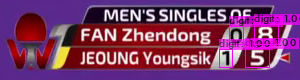
#> input picture DigitsDetection/predictions.jpg, 300 x 80 px; its folder holds only this picture in this run
$ python -i scoreboardOCR.py   (imports and definitions only)
#> lines starting #> are read from the running program, lines starting #| are printed output that depends on the picture; after the words box and inside, x2 and y2 are one past the last pixel; in counts of white or black regions, pixels touching at a corner belong together
import cv2
import os
import numpy as np
import random
import pytesseract
pytesseract.pytesseract.tesseract_cmd = 'C:\\Program Files\\Tesseract-OCR\\tesseract.exe'
from multiprocessing import Pool

def scoreImgOCR(image):
    scoreImg = image
    if scoreImg.size == 0:
        return ''
    ### Threshold Preprocessing
    scoreImg, = thresholdPreprocess([scoreImg])

    ### get Each Digit ROI
    ROIs = getDigitsROI(scoreImg)
    ### OCR
    return getPredictText(ROIs)

def scoreboardOCR(scoreboardImg, cropData):
    ### Get Score Position by Format
    scoreImgs = getScoreImgs(scoreboardImg, cropData)
    # [4 lines of commented-out code are left out]
    with Pool(4) as p:
        return p.map(scoreImgOCR, scoreImgs)

def getScoreImgs(scoreboardImg, cropData):
    scoreImgs = []
    for idx, data in enumerate(cropData):
        # x, y, w, h = data
        # scoreImgs.append(scoreboardImg[y:y+h, x:x+w].copy())
        x1, y1, x2, y2 = data
        scoreImgs.append(scoreboardImg[y1:y2, x1:x2].copy())
    return scoreImgs

def thresholdPreprocess(images):
    for idx, image in enumerate(images):

        ### cvtColor to gray
        images[idx] = cv2.cvtColor(images[idx], cv2.COLOR_BGR2GRAY)

        ### threshold
        _, images[idx] = cv2.threshold(images[idx], 0, 255, cv2.THRESH_OTSU)

        ### convert to black background white word
        count_white = np.sum(images[idx] > 0)
        count_black = np.sum(images[idx] == 0)
        if count_white > count_black:
            images[idx] = 255 - images[idx]
    return images

def getDigitsROI(image):
    ImgH, ImgW = image.shape
    totalArea = ImgH*ImgW
    retval, labels, stats, centroids = cv2.connectedComponentsWithStats(image, connectivity=4)

    ROIs = []
    xPos = []
    for idx, statistic in enumerate(stats):
        areaProportion = round(100*statistic[4]/totalArea, 2)
        if areaProportion > 5.0 and areaProportion < 50.0:
            x, y, w, h = statistic[0:4]
            ROI = image[y:y+h,x:x+w].copy()

            ### ROI resize
            parameter = 32/h
            ROI = cv2.resize(ROI, (int(w*parameter), int(h*parameter)), interpolation=cv2.INTER_NEAREST)

            ### ROI paddding
            yAxisPadding = max(0, int((52-h)/2))
            xAxisPadding = max(0, int((51-w)/2))
            ROI = cv2.copyMakeBorder(ROI, yAxisPadding, yAxisPadding, xAxisPadding, xAxisPadding, cv2.BORDER_CONSTANT, value=(0, 0, 0))

            ### convert to white background black word
            ROI = 255 - ROI

            ROIs.append(ROI)
            xPos.append(x)
    ### Sort ROIs
    sortedROIs = [ROI for _,ROI in sorted(zip(xPos,ROIs), key=lambda pair: pair[0])]
    return sortedROIs

def getPredictText(ROIs, lang="TableTennis", cong="--oem 3 --psm 13 -c tessedit_char_whitelist=0123456789"):
    texts = []
    for ROI in ROIs:
        boxes = pytesseract.image_to_boxes(ROI, lang=lang, config=cong)
        for b in boxes.splitlines():
            b = b.split(' ')
            texts.append(b[0])
    if len(texts) == 0:
        return ''
    else:
        return ''.join(texts)

# [23 lines not run here, left out]

>>> import cv2
>>> picture = cv2.imread('../DigitsDetection/predictions.jpg')
#> picture is the input picture: shape (80, 300, 3); mean B, G, R 107.6, 56.5, 124.2
>>> result = scoreImgOCR(picture)
#> the loop in thresholdPreprocess, `for idx, image in enumerate(images):` made 1 pass
#> (count_white, count_black) on pass 1: (3861, 20139)
#> after the loop in thresholdPreprocess, `for idx, image in enumerate(images):`: images = 1 item
#> in scoreImgOCR, `scoreImg, = thresholdPreprocess([scoreImg])`:
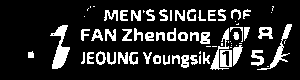
#> scoreImg: shape (80, 300); 16.1% white; 71 white regions (23 under 20 px), largest, box (x1, y1, x2, y2) and area: (50, 25, 70, 69) 406, (257, 24, 292, 70) 272, (210, 28, 229, 70) 205
#> in getDigitsROI, `retval, labels, stats, centroids = cv2.connectedComponentsWithStats(im..`:
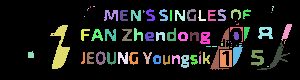
#> labels: shape (80, 300) int32; 77 distinct labels, from 0 to 76; one colour per label, 0 black
#> in getDigitsROI, `retval, labels, stats, centroids = cv2.connectedComponentsWithStats(im..`: retval = 77; stats = 77 rows, first 6: [0, 0, 300, 80, 20139], [90, 6, 1, 2, 2], [93, 6, 2, 1, 2], [272, 6, 2, 2, 3], [88, 8, 1, 1, 1], [272, 8, 1, 3, 3]; centroids = 77 pairs, first value 30.47 to 288.5, second value 6 to 66
#> the loop in getDigitsROI, `for idx, statistic in enumerate(stats):` made 77 passes
#> (statistic, areaProportion) on pass 1: ([0, 0, 300, 80, 20139], 83.91)
#> after the loop in getDigitsROI, `for idx, statistic in enumerate(stats):`: ROIs = []
#> result = ''
